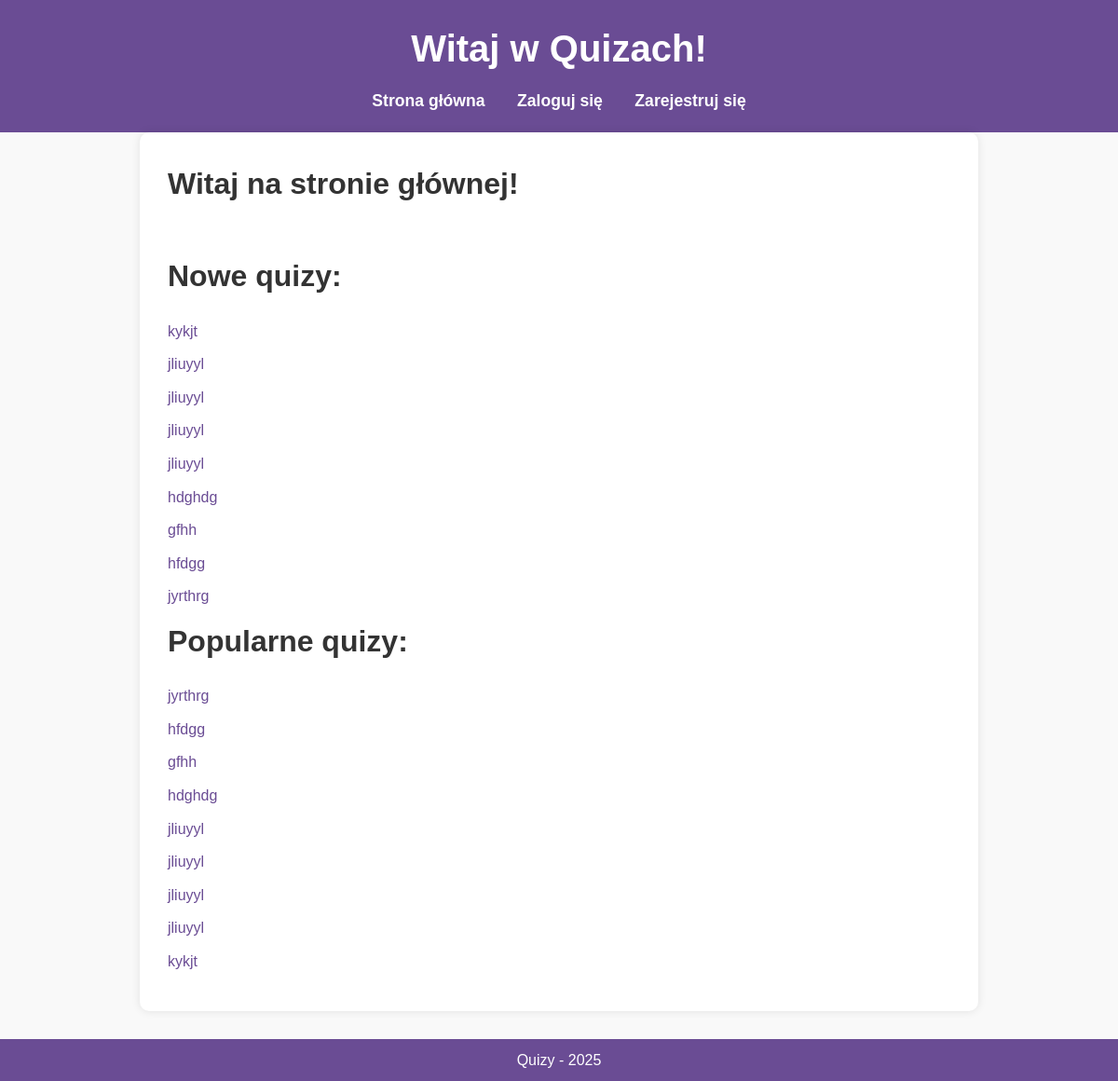
/quizes/, run on an earlier commit of the app's database.
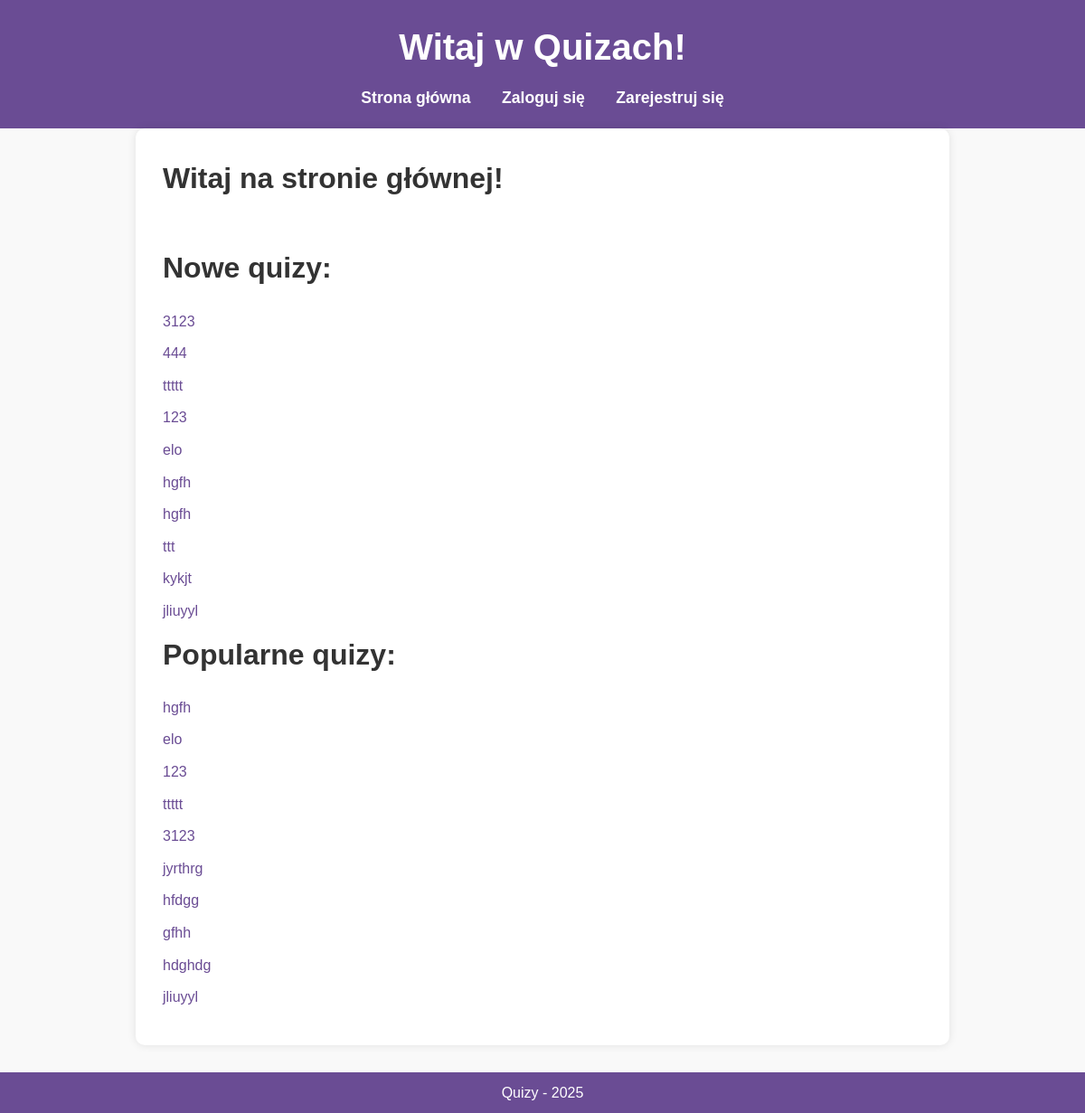
And on a later commit of the database.
### quizes/models.py (models this page shows, shortened)
class Quiz(models.Model):
    title = models.CharField(max_length=200)
    description = models.TextField()
    created_by = models.ForeignKey(User, on_delete=models.CASCADE, default=1)
    created_at = models.DateTimeField(auto_now_add=True)
    class Meta:
        ordering = ['-created_at']  # najnowsze quizy na górze

### quizes/views.py (the view)
# urls.py: 2. Add a URL to urlpatterns:  path('', views.home, name='home')
def home(request):
    newest_quizzes = Quiz.objects.all()[:10]
    popular_quizzes = Quiz.objects.annotate(num_results=Count('quizresult')).order_by('-num_results')[:10]
    return render(request, 'quizes/home.html', {'newest_quizzes': newest_quizzes, 'popular_quizzes': popular_quizzes})

### quizes/templates/quizes/home.html
{% extends "base_generic.html" %}
{% block content %}
    <h1>Witaj na stronie głównej!</h1>
    <nav>
        <ul>
            <li><a href="{% url 'create_quiz' %}">Stwórz quiz</a></li>
        </ul>
    </nav>
    <h2>Nowe quizy:</h2>
    <ul>
        {% for quiz in newest_quizzes %}
            <li><a href="{% url 'solve_quiz' quiz.id %}">{{ quiz.title }}</a></li>
        {% endfor %}
    </ul>
    <h2>Popularne quizy:</h2>
    <ul>
        {% for quiz in popular_quizzes %}
            <li><a href="{% url 'solve_quiz' quiz.id %}">{{ quiz.title }}</a></li>
        {% endfor %}
    </ul>
{% endblock %}

What changed in the data, as far as the page shows it:
no longer on this page (row unchanged): Quiz: title "jliuyyl"
no longer on this page (row unchanged): Quiz: title "jliuyyl"
no longer on one of the page's lists (row unchanged): Quiz: title "kykjt"
no longer on one of the page's lists (row unchanged): Quiz: title "jliuyyl"
no longer on one of the page's lists (row unchanged): Quiz: title "jyrthrg"
no longer on one of the page's lists (row unchanged): Quiz: title "hfdgg"
no longer on one of the page's lists (row unchanged): Quiz: title "gfhh"
no longer on one of the page's lists (row unchanged): Quiz: title "hdghdg"
no longer on one of the page's lists (row unchanged): Quiz: title "jliuyyl"
added Quiz: title "3123"
added Quiz: title "444", shown under "Nowe quizy:"
added Quiz: title "ttttt"
added Quiz: title "123"
added Quiz: title "elo"
added Quiz: title "hgfh"
added Quiz: title "hgfh", shown under "Nowe quizy:"
added Quiz: title "ttt", shown under "Nowe quizy:"
